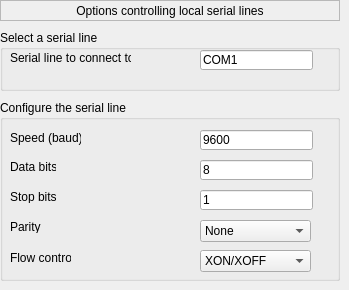
   <widget class="QWidget" name="page_26">
    <widget class="QLabel" name="label_127">
     <property name="geometry">
      <rect>
       <x>0</x>
       <y>0</y>
       <width>340</width>
       <height>21</height>
      </rect>
     </property>
     <property name="frameShape">
      <enum>QFrame::StyledPanel</enum>
     </property>
     <property name="text">
      <string>Options controlling local serial lines</string>
     </property>
     <property name="alignment">
      <set>Qt::AlignCenter</set>
     </property>
    </widget>
    <widget class="QGroupBox" name="groupBox_55">
     <property name="geometry">
      <rect>
       <x>0</x>
       <y>30</y>
       <width>340</width>
       <height>61</height>
      </rect>
     </property>
     <property name="title">
      <string>Select a serial line</string>
     </property>
     <widget class="QLabel" name="label_128">
      <property name="geometry">
       <rect>
        <x>10</x>
        <y>20</y>
        <width>121</width>
        <height>16</height>
       </rect>
      </property>
      <property name="text">
       <string>Serial line to connect to</string>
      </property>
     </widget>
     <widget class="QLineEdit" name="le_serial_line">
      <property name="geometry">
       <rect>
        <x>200</x>
        <y>20</y>
        <width>113</width>
        <height>20</height>
       </rect>
      </property>
      <property name="text">
       <string>COM1</string>
      </property>
     </widget>
    </widget>
    <widget class="QGroupBox" name="groupBox_56">
     <property name="geometry">
      <rect>
       <x>0</x>
       <y>100</y>
       <width>340</width>
       <height>181</height>
      </rect>
     </property>
     <property name="title">
      <string>Configure the serial line</string>
     </property>
     <widget class="QLabel" name="label_129">
      <property name="geometry">
       <rect>
        <x>10</x>
        <y>30</y>
        <width>71</width>
        <height>16</height>
       </rect>
      </property>
      <property name="text">
       <string>Speed (baud)</string>
      </property>
     </widget>
     <widget class="QLabel" name="label_130">
      <property name="geometry">
       <rect>
        <x>10</x>
        <y>60</y>
        <width>46</width>
        <height>13</height>
       </rect>
      </property>
      <property name="text">
       <string>Data bits</string>
      </property>
     </widget>
     <widget class="QLabel" name="label_131">
      <property name="geometry">
       <rect>
        <x>10</x>
        <y>90</y>
        <width>46</width>
        <height>13</height>
       </rect>
      </property>
      <property name="text">
       <string>Stop bits</string>
      </property>
     </widget>
     <widget class="QLabel" name="label_132">
      <property name="geometry">
       <rect>
        <x>10</x>
        <y>120</y>
        <width>46</width>
        <height>13</height>
       </rect>
      </property>
      <property name="text">
       <string>Parity</string>
      </property>
     </widget>
     <widget class="QLabel" name="label_133">
      <property name="geometry">
       <rect>
        <x>10</x>
        <y>150</y>
        <width>61</width>
        <height>16</height>
       </rect>
      </property>
      <property name="text">
       <string>Flow control</string>
      </property>
     </widget>
     <widget class="QLineEdit" name="le_config_speed">
      <property name="geometry">
       <rect>
        <x>200</x>
        <y>30</y>
        <width>113</width>
        <height>20</height>
       </rect>
      </property>
      <property name="text">
       <string>9600</string>
      </property>
     </widget>
     <widget class="QLineEdit" name="le_config_data">
      <property name="geometry">
       <rect>
        <x>200</x>
        <y>60</y>
        <width>113</width>
        <height>20</height>
       </rect>
      </property>
      <property name="text">
       <string>8</string>
      </property>
     </widget>
     <widget class="QLineEdit" name="le_config_stop">
      <property name="geometry">
       <rect>
        <x>200</x>
        <y>90</y>
        <width>113</width>
        <height>20</height>
       </rect>
      </property>
      <property name="text">
       <string>1</string>
      </property>
     </widget>
     <widget class="QComboBox" name="combo_config_parity">
      <property name="geometry">
       <rect>
        <x>200</x>
        <y>120</y>
        <width>111</width>
        <height>22</height>
       </rect>
      </property>
      <item>
       <property name="text">
        <string>None</string>
       </property>
      </item>
      <item>
       <property name="text">
        <string>Odd</string>
       </property>
      </item>
      <item>
       <property name="text">
        <string>Even</string>
       </property>
      </item>
      <item>
       <property name="text">
        <string>Mark</string>
       </property>
      </item>
      <item>
       <property name="text">
        <string>Space</string>
       </property>
      </item>
     </widget>
     <widget class="QComboBox" name="combo_config_flow">
      <property name="geometry">
       <rect>
        <x>200</x>
        <y>150</y>
        <width>111</width>
        <height>22</height>
       </rect>
      </property>
      <property name="currentIndex">
       <number>1</number>
      </property>
      <item>
       <property name="text">
        <string>None</string>
       </property>
      </item>
      <item>
       <property name="text">
        <string>XON/XOFF</string>
       </property>
      </item>
      <item>
       <property name="text">
        <string>RTS/CTS</string>
       </property>
      </item>
      <item>
       <property name="text">
        <string>DSR/DTR</string>
       </property>
      </item>
     </widget>
    </widget>
   </widget>
